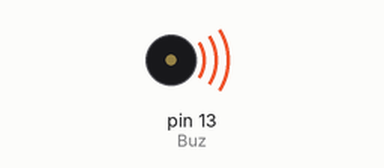
A sketch run on a simulated Arduino Uno, built with avr-gcc and run on an emulated ATmega328P. On the bench: buzzer (waves = sounding, pin HIGH).

Above: at 0.5 s.
Timing chart, 0 to 4.6 s (numbered marks = the images above):
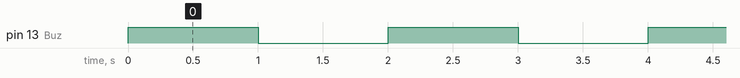

The sketch:

dynamic_buzzer.ino
```cpp
/*
  INNOVATOR INTERNATIONAL (PVT)LTD.
  https://www.innovator.lk/
  ----------------------------------------------------------------------------
  Development Platform : Dynamic 1.0
  (mobile robot development platform)
  ----------------------------------------------------------------------------
  Buzzer Example.
  ----------------------------------------------------------------------------
  Hardware setup :
  Buzzer PIN already mapped and connected to Arduino digital PIN -> 13(D13)
  ----------------------------------------------------------------------------
  23 march 2021
*/

int Buz = 13;// the number of the buzzer PIN.

void setup() {
  pinMode(Buz, OUTPUT);//initializing Buz pin as a output pin.
}

void loop() {
  digitalWrite(Buz, HIGH);//turning on the buzzer.
  delay(1000);//waiting one second to be elapsed.
  digitalWrite(Buz, LOW);//turning off the buzzer.
  delay(1000);//waiting one second to be elapsed.
}
```

Measured:
- by itself, pin 13 (Buz): alternates HIGH for 1.0 s and LOW for 1.0 s
